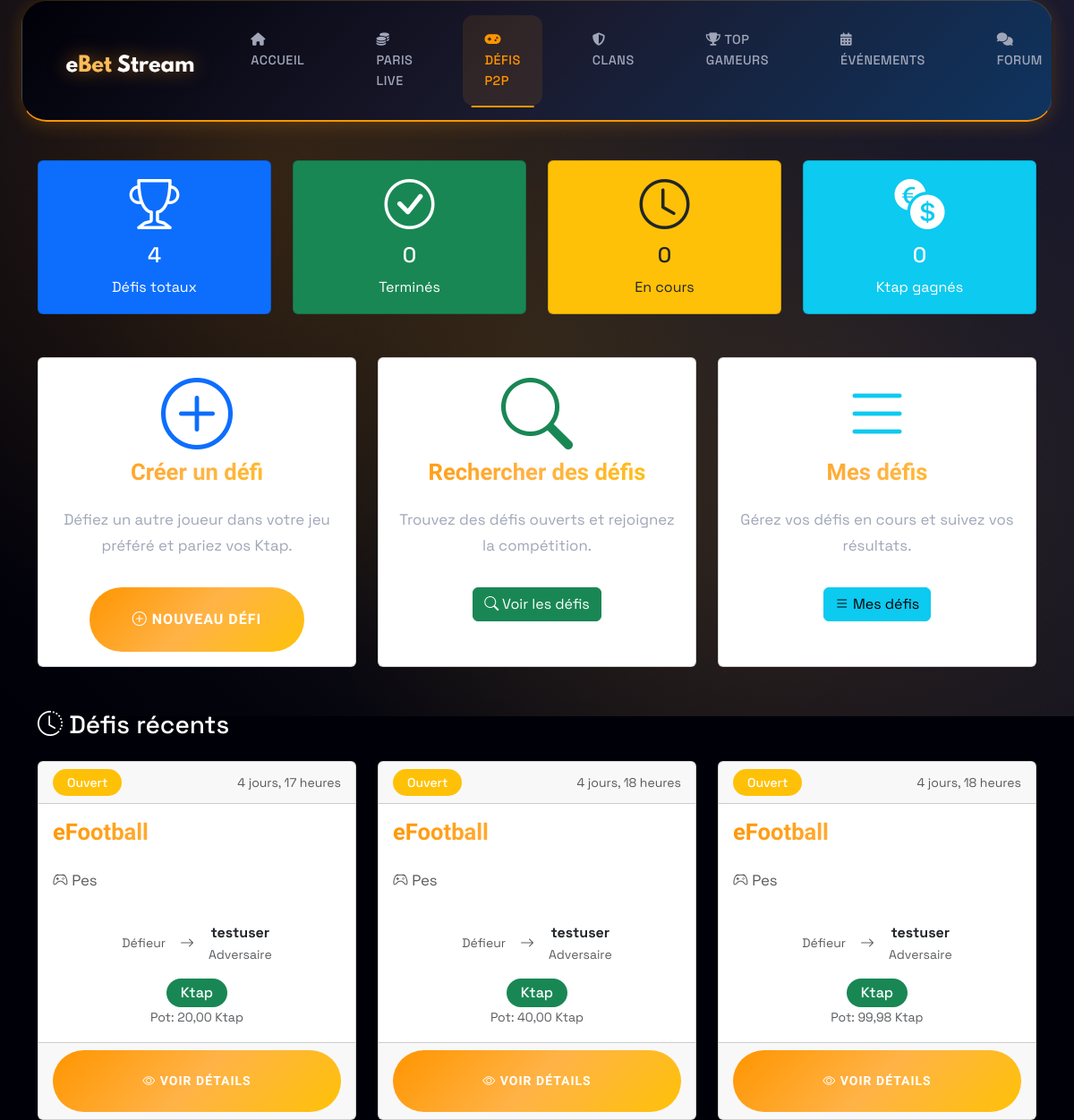
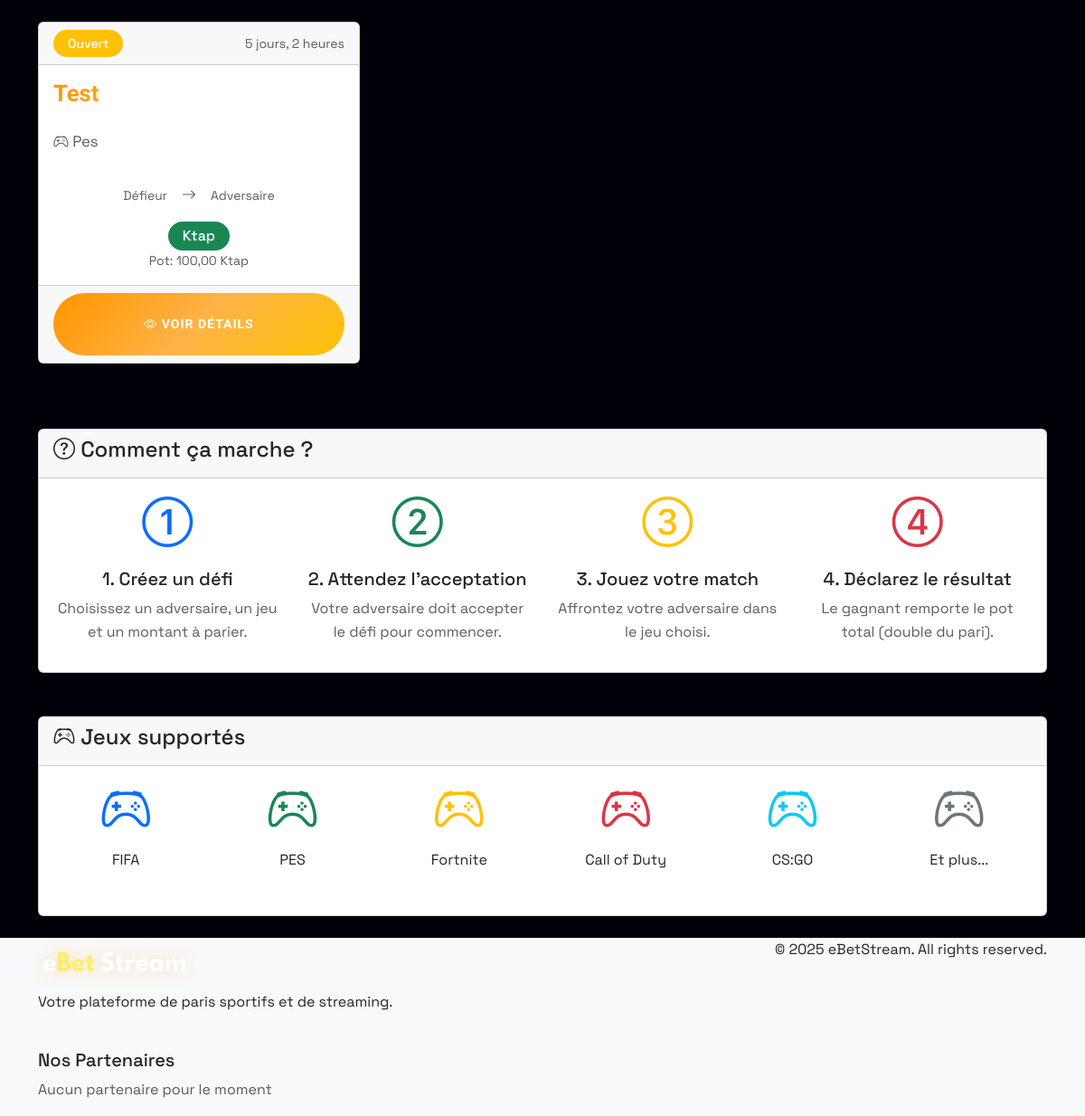
The page /betting/p2p/ (signed in) on the database its author committed (2 pictures, top to bottom).
### betting/models.py (models this page shows, shortened)
class P2PChallenge(models.Model):
    STATUS_CHOICES = [
        ('open', 'Ouvert'),
        ('accepted', 'Accepté'),
        ('in_progress', 'En cours'),
        ('completed', 'Terminé'),
        ('cancelled', 'Annulé'),
        ('expired', 'Expiré'),
    ]
    GAME_TYPES = [
        ('fifa', 'FIFA'),
        ('pes', 'PES'),
        ('csgo', 'CS:GO'),
        ('lol', 'League of Legends'),
        ('valorant', 'Valorant'),
        ('rocket_league', 'Rocket League'),
        ('other', 'Autre'),
    ]
    title = models.CharField(max_length=200, verbose_name="Titre du défi")
    description = models.TextField(verbose_name="Description")
    game_type = models.CharField(max_length=20, choices=GAME_TYPES, verbose_name="Type de jeu")
    game_name = models.CharField(max_length=100, verbose_name="Nom du jeu", default="")
    custom_game = models.CharField(blank=True, max_length=100, verbose_name="Jeu personnalisé")
    creator_bet_amount = models.DecimalField(
        max_digits=10,
        decimal_places=2,
        verbose_name="Mise du créateur"
    )
    opponent_bet_amount = models.DecimalField(
        max_digits=10,
        decimal_places=2,
        verbose_name="Mise de l'adversaire"
    )
    rules = models.TextField(blank=True, verbose_name="Règles du défi")
    match_format = models.CharField(default="1v1", max_length=100, verbose_name="Format du match")
    status = models.CharField(max_length=20, choices=STATUS_CHOICES, default='open', verbose_name="Statut")
    created_at = models.DateTimeField(auto_now_add=True, verbose_name="Date de création")
    expires_at = models.DateTimeField(verbose_name="Date d'expiration")
    accepted_at = models.DateTimeField(blank=True, null=True, verbose_name="Date d'acceptation")
    completed_at = models.DateTimeField(blank=True, null=True, verbose_name="Date de fin")
    creator_result = models.CharField(
        blank=True,
        choices=[
            ('win', 'Victoire'),
            ('loss', 'Défaite'),
            ('draw', 'Match nul'),
        ],
        max_length=20,
        null=True,
        verbose_name="Résultat du créateur"
    )
    opponent_result = models.CharField(
        blank=True,
        choices=[
            ('win', 'Victoire'),
            ('loss', 'Défaite'),
            ('draw', 'Match nul'),
        ],
        max_length=20,
        null=True,
        verbose_name="Résultat de l'adversaire"
    )
    creator_proof = models.TextField(blank=True, verbose_name="Preuve du créateur")
    opponent_proof = models.TextField(blank=True, verbose_name="Preuve de l'adversaire")
    admin_decision = models.CharField(
        blank=True,
        choices=[
            ('creator_win', 'Victoire créateur'),
            ('opponent_win', 'Victoire adversaire'),
            ('draw', 'Match nul'),
            ('cancelled', 'Annulé'),
        ],
        max_length=20,
        null=True,
        verbose_name="Décision admin"
    )
    creator = models.ForeignKey(User, on_delete=models.CASCADE, related_name='created_challenges', verbose_name="Créateur")
    opponent = models.ForeignKey(User, blank=True, null=True, on_delete=models.CASCADE, related_name='received_challenges', verbose_name="Adversaire")
    winner = models.ForeignKey(User, blank=True, null=True, on_delete=models.SET_NULL, related_name='won_challenges', verbose_name="Gagnant")
    class Meta:
        verbose_name = "Défi P2P"
        verbose_name_plural = "Défis P2P"
        ordering = ['-created_at']
    @property
    def total_pot(self):
        return self.creator_bet_amount * 2

### users/models.py (models this page shows, shortened)
class User(AbstractUser):
    uuid = models.UUIDField(
        default=uuid.uuid4,
        editable=False,
        null=True,
        verbose_name="Identifiant unique"
    )
    groups = models.ManyToManyField(
        Group,
        verbose_name='groups',
        blank=True,
        related_name='users_groups',
        related_query_name='user'
    )
    user_permissions = models.ManyToManyField(
        Permission,
        verbose_name='user permissions',
        blank=True,
        related_name='users_permissions',
        related_query_name='user'
    )
    balance = models.DecimalField(
        max_digits=10,
        decimal_places=2,
        default=0.00,
        validators=[MinValueValidator(0)],
        verbose_name="Solde bonus"
    )
    kapanga_balance = models.DecimalField(
        max_digits=10,
        decimal_places=2,
        default=0.00,
        verbose_name="Solde Ktap"
    )
    profile_picture = models.ImageField(
        upload_to='profile_pics/',
        default='profile_pics/default.jpg',
        verbose_name="Photo de profil"
    )
    language = models.CharField(max_length=10, default='fr', verbose_name="Langue")
    email_verified = models.BooleanField(default=False, verbose_name="Email vérifié")
    verification_token = models.CharField(max_length=100, blank=True, null=True)
    bonus_conditions_met = models.BooleanField(default=False, verbose_name="Conditions de bonus remplies")
    bonus_wagered_amount = models.DecimalField(
        max_digits=10,
        decimal_places=2,
        default=0.00,
        validators=[MinValueValidator(0)],
        verbose_name="Montant misé pour le bonus"
    )
    is_vip = models.BooleanField(default=False, verbose_name="Statut VIP")
    vip_since = models.DateTimeField(null=True, blank=True, verbose_name="Date d'activation VIP")
    vip_points = models.IntegerField(default=0, verbose_name="Points VIP")
    parrain = models.ForeignKey('self', null=True, blank=True, on_delete=models.SET_NULL, related_name='filleuls', verbose_name="Parrain")
    total_bonus = models.DecimalField(max_digits=10, decimal_places=2, default=0.00, verbose_name="Total des bonus VIP")

### betting/views.py (the view)
# urls.py: path('p2p/', views.P2PIndexView.as_view(), name='p2p_index'),
class P2PIndexView(LoginRequiredMixin, View):
    template_name = 'betting/p2p/index.html'
    def get(self, request):
        user_challenges = P2PChallenge.objects.filter(
            models.Q(creator=request.user) | models.Q(opponent=request.user)
        )
        recent_challenges = P2PChallenge.objects.filter(
            status__in=['open', 'accepted', 'completed']
        ).select_related('creator', 'opponent').order_by('-created_at')[:6]
        context = {
            'total_challenges': user_challenges.count(),
            'completed_challenges': user_challenges.filter(status='completed').count(),
            'active_challenges': user_challenges.filter(status__in=['accepted', 'in_progress']).count(),
            'total_winnings': 0,  # À calculer selon vos besoins
            'recent_challenges': recent_challenges,
        }
        return render(request, self.template_name, context)

### betting/templates/betting/p2p/index.html (shortened to what this page needs)
{% extends 'base.html' %}
{% block content %}
<div class="container py-4">
  <div class="row">
    <div class="col-12">
      <div class="text-center mb-5">
        <h1 class="display-4 text-primary">
          <i class="bi bi-people-fill"></i> Défis P2P
        </h1>
        <p class="lead">Affrontez d'autres joueurs en 1 contre 1 et pariez vos Ktap !</p>
      </div>
    </div>
  </div>
  <div class="row mb-5">
    <div class="col-md-3">
      <div class="card text-center bg-primary text-white">
        <div class="card-body">
          <i class="bi bi-trophy display-4"></i>
          <h4 class="mt-2">{{ total_challenges|default:0 }}</h4>
          <p class="mb-0">Défis totaux</p>
        </div>
      </div>
    </div>
    <div class="col-md-3">
      <div class="card text-center bg-success text-white">
        <div class="card-body">
          <i class="bi bi-check-circle display-4"></i>
          <h4 class="mt-2">{{ completed_challenges|default:0 }}</h4>
          <p class="mb-0">Terminés</p>
        </div>
      </div>
    </div>
    <div class="col-md-3">
      <div class="card text-center bg-warning text-dark">
        <div class="card-body">
          <i class="bi bi-clock display-4"></i>
          <h4 class="mt-2">{{ active_challenges|default:0 }}</h4>
          <p class="mb-0">En cours</p>
        </div>
      </div>
    </div>
    <div class="col-md-3">
      <div class="card text-center bg-info text-white">
        <div class="card-body">
          <i class="bi bi-currency-exchange display-4"></i>
          <h4 class="mt-2">{{ total_winnings|default:0 }}</h4>
          <p class="mb-0">Ktap gagnés</p>
        </div>
      </div>
    </div>
  </div>
  <div class="row mb-5">
    <div class="col-md-4">
      <div class="card h-100 text-center">
        <div class="card-body">
          <i class="bi bi-plus-circle display-1 text-primary mb-3"></i>
          <h5 class="card-title">Créer un défi</h5>
          <p class="card-text">Défiez un autre joueur dans votre jeu préféré et pariez vos Ktap.</p>
          <a href="{% url 'betting:p2p_challenge_create' %}" class="btn btn-primary">
            <i class="bi bi-plus-circle"></i> Nouveau défi
          </a>
        </div>
      </div>
    </div>
    <div class="col-md-4">
      <div class="card h-100 text-center">
        <div class="card-body">
          <i class="bi bi-search display-1 text-success mb-3"></i>
          <h5 class="card-title">Rechercher des défis</h5>
          <p class="card-text">Trouvez des défis ouverts et rejoignez la compétition.</p>
          <a href="{% url 'betting:p2p_challenge_search' %}" class="btn btn-success">
            <i class="bi bi-search"></i> Voir les défis
          </a>
        </div>
      </div>
    </div>
    <div class="col-md-4">
      <div class="card h-100 text-center">
        <div class="card-body">
          <i class="bi bi-list display-1 text-info mb-3"></i>
          <h5 class="card-title">Mes défis</h5>
          <p class="card-text">Gérez vos défis en cours et suivez vos résultats.</p>
          <a href="{% url 'betting:p2p_challenge_list' %}" class="btn btn-info">
            <i class="bi bi-list"></i> Mes défis
          </a>
        </div>
      </div>
    </div>
  </div>
  {% if recent_challenges %}
    <div class="row">
      <div class="col-12">
        <h3 class="mb-4"><i class="bi bi-clock-history"></i> Défis récents</h3>
        <div class="row">
          {% for challenge in recent_challenges %}
            <div class="col-md-6 col-lg-4 mb-4">
              <div class="card h-100">
                <div class="card-header d-flex justify-content-between align-items-center">
                  <span class="badge {% if challenge.status == 'open' %}bg-warning{% elif challenge.status == 'accepted' %}bg-info{% elif challenge.status == 'completed' %}bg-success{% else %}bg-secondary{% endif %}">
                    {{ challenge.get_status_display }}
                  </span>
                  <small class="text-muted">{{ challenge.created_at|timesince }}</small>
                </div>
                <div class="card-body">
                  <h6 class="card-title">{{ challenge.game_name }}</h6>
                  <p class="card-text text-muted">
                    <i class="bi bi-controller"></i> {{ challenge.game_type|title }}
                  </p>
                  <div class="text-center mb-3">
                    <div class="d-flex justify-content-center align-items-center">
                      <div class="text-center">
                        <div class="small text-muted">Défieur</div>
                      </div>
                      <div class="mx-3">
                        <i class="bi bi-arrow-right text-muted"></i>
                      </div>
                      <div class="text-center">
                        <strong>{{ challenge.opponent.username }}</strong>
                        <div class="small text-muted">Adversaire</div>
                      </div>
                    </div>
                  </div>
                  <div class="text-center">
                    <span class="badge bg-success fs-6">{{ challenge.bet_amount }} Ktap</span>
                    <small class="text-muted d-block">Pot: {{ challenge.total_pot }} Ktap</small>
                  </div>
                </div>
                <div class="card-footer">
                  <a href="{% url 'betting:p2p_challenge_detail' challenge.pk %}" class="btn btn-primary btn-sm w-100">
                    <i class="bi bi-eye"></i> Voir détails
                  </a>
                </div>
              </div>
            </div>
          {% endfor %}
        </div>
      </div>
    </div>
  {% endif %}
  <div class="row mt-5">
    <div class="col-12">
      <div class="card">
        <div class="card-header">
          <h4><i class="bi bi-question-circle"></i> Comment ça marche ?</h4>
        </div>
        <div class="card-body">
          <div class="row">
            <div class="col-md-3 text-center">
              <div class="mb-3">
                <i class="bi bi-1-circle display-4 text-primary"></i>
              </div>
              <h5>1. Créez un défi</h5>
              <p class="text-muted">Choisissez un adversaire, un jeu et un montant à parier.</p>
            </div>
            <div class="col-md-3 text-center">
              <div class="mb-3">
                <i class="bi bi-2-circle display-4 text-success"></i>
              </div>
              <h5>2. Attendez l'acceptation</h5>
              <p class="text-muted">Votre adversaire doit accepter le défi pour commencer.</p>
            </div>
            <div class="col-md-3 text-center">
              <div class="mb-3">
                <i class="bi bi-3-circle display-4 text-warning"></i>
              </div>
              <h5>3. Jouez votre match</h5>
              <p class="text-muted">Affrontez votre adversaire dans le jeu choisi.</p>
            </div>
            <div class="col-md-3 text-center">
              <div class="mb-3">
                <i class="bi bi-4-circle display-4 text-danger"></i>
              </div>
              <h5>4. Déclarez le résultat</h5>
              <p class="text-muted">Le gagnant remporte le pot total (double du pari).</p>
            </div>
          </div>
        </div>
      </div>
    </div>
  </div>
  <div class="row mt-5">
    <div class="col-12">
      <div class="card">
        <div class="card-header">
          <h4><i class="bi bi-controller"></i> Jeux supportés</h4>
        </div>
        <div class="card-body">
          <div class="row">
            <div class="col-md-2 col-4 text-center mb-3">
              <i class="bi bi-controller display-4 text-primary"></i>
              <p class="mt-2">FIFA</p>
            </div>
            <div class="col-md-2 col-4 text-center mb-3">
              <i class="bi bi-controller display-4 text-success"></i>
              <p class="mt-2">PES</p>
            </div>
            <div class="col-md-2 col-4 text-center mb-3">
              <i class="bi bi-controller display-4 text-warning"></i>
              <p class="mt-2">Fortnite</p>
            </div>
            <div class="col-md-2 col-4 text-center mb-3">
              <i class="bi bi-controller display-4 text-danger"></i>
              <p class="mt-2">Call of Duty</p>
            </div>
            <div class="col-md-2 col-4 text-center mb-3">
              <i class="bi bi-controller display-4 text-info"></i>
              <p class="mt-2">CS:GO</p>
            </div>
            <div class="col-md-2 col-4 text-center mb-3">
              <i class="bi bi-controller display-4 text-secondary"></i>
              <p class="mt-2">Et plus...</p>
            </div>
          </div>
        </div>
      </div>
    </div>
  </div>
</div>
{% endblock %}

### rows shown on the page
P2PChallenge: status "Ouvert", created_at "4 jours, 17 heures", game_name "eFootball", game_type "Pes", opponent.username "testuser", total_pot "20,00"
P2PChallenge: status "Ouvert", created_at "4 jours, 18 heures", game_name "eFootball", game_type "Pes", opponent.username "testuser", total_pot "40,00"
P2PChallenge: status "Ouvert", created_at "4 jours, 18 heures", game_name "eFootball", game_type "Pes", opponent.username "testuser", total_pot "99,98"
P2PChallenge: status "Ouvert", created_at "5 jours, 2 heures", game_name "Test", game_type "Pes", total_pot "100,00"

### other values the page prints
{{ total_challenges|default:0 }} "4"
{{ completed_challenges|default:0 }} "0"
{{ active_challenges|default:0 }} "0"
{{ total_winnings|default:0 }} "0"
